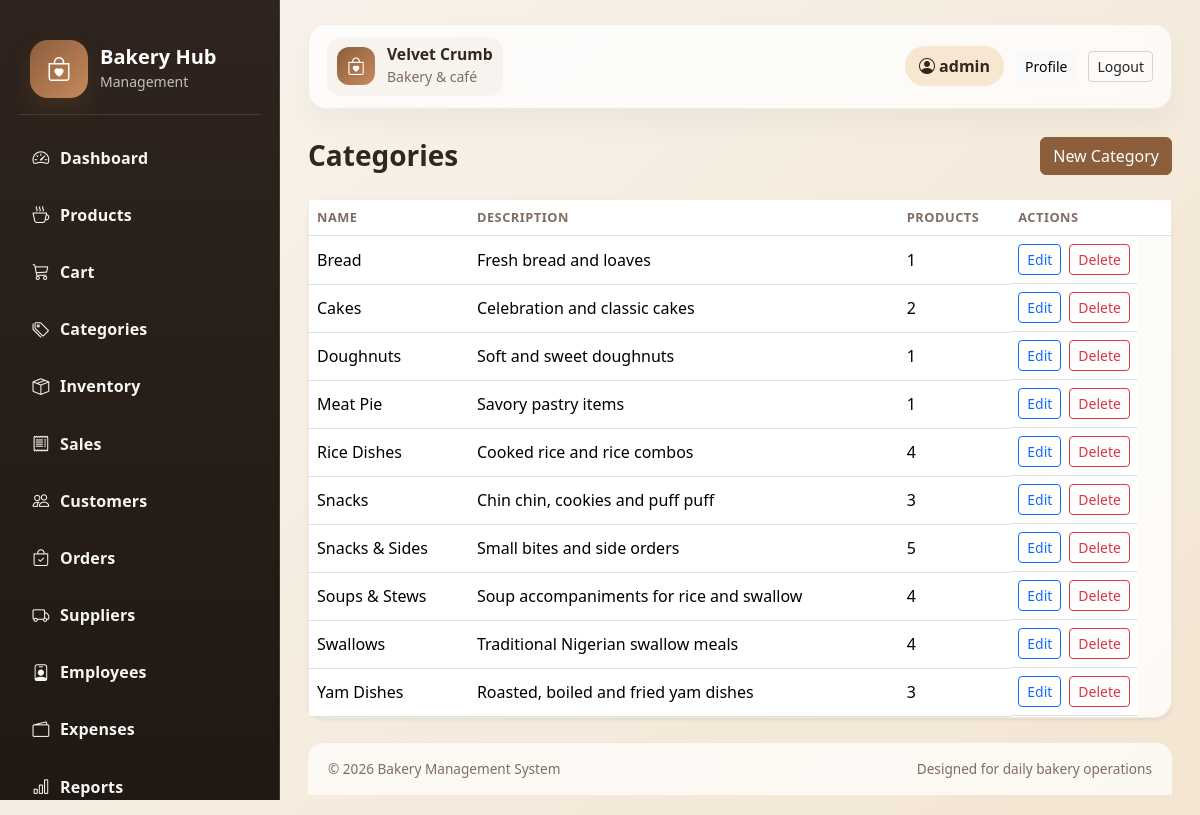
/products/categories/ (signed in), run on the app's committed database.
### products/models.py (models this page shows, shortened)
class Category(models.Model):
    name = models.CharField(max_length=100, unique=True)
    description = models.TextField(blank=True)
    created_at = models.DateTimeField(auto_now_add=True)
    class Meta:
        ordering = ('name',)

### products/views.py (the view)
# urls.py: path('categories/', views.category_list, name='category_list'),
@login_required
def category_list(request):
    categories = Category.objects.prefetch_related('products').all()
    return render(request, 'products/category_list.html', {'categories': categories})

### templates/products/category_list.html (shortened to what this page needs)
{% extends 'base.html' %}
{% block content %}
<div class="d-flex justify-content-between align-items-center mb-4">
    <h3 class="page-title mb-0">Categories</h3>
    <a href="{% url 'category_new' %}" class="btn btn-primary">New Category</a>
</div>
<div class="card shadow-sm">
    <div class="card-body p-0">
        <div class="table-responsive">
            <table class="table mb-0 align-middle">
                <thead>
                    <tr>
                        <th>Name</th>
                        <th>Description</th>
                        <th>Products</th>
                        <th>Actions</th>
                    </tr>
                </thead>
                <tbody>
                    {% for category in categories %}
                        <tr>
                            <td>{{ category.name }}</td>
                            <td>{{ category.description|default:'-' }}</td>
                            <td>{{ category.products.count }}</td>
                            <td class="table-action">
                                <a href="{% url 'category_edit' category.pk %}" class="btn btn-sm btn-outline-primary">Edit</a>
                                <a href="{% url 'category_delete' category.pk %}" class="btn btn-sm btn-outline-danger" onclick="return confirm('Delete this category?')">Delete</a>
                            </td>
                        </tr>
                    {% empty %}
                        <tr><td colspan="4" class="empty-state">No categories found.</td></tr>
                    {% endfor %}
                </tbody>
            </table>
        </div>
    </div>
</div>
{% endblock %}

### templates/base.html (shortened to what this page needs)
{% load static %}
<!DOCTYPE html>
<html lang="en">
<head>
    <link href="https://cdn.jsdelivr.net/npm/bootstrap@5.3.3/dist/css/bootstrap.min.css" rel="stylesheet">
    <link href="https://cdn.jsdelivr.net/npm/bootstrap-icons@1.11.3/font/bootstrap-icons.min.css" rel="stylesheet">
    <link rel="stylesheet" href="{% static 'css/style.css' %}">
</head>
<body>
    <div class="app-shell">
        <aside class="sidebar">
            <div class="brand-box">
                <div class="brand-icon"><i class="bi bi-bag-heart"></i></div>
                <div>
                    <h5>Bakery Hub</h5>
                    <small>Management</small>
                </div>
            </div>
            <nav class="nav flex-column menu-list">
                <a class="nav-link" href="{% url 'dashboard:index' %}"><i class="bi bi-speedometer2"></i> Dashboard</a>
                <a class="nav-link" href="{% url 'product_list' %}"><i class="bi bi-cup-hot"></i> Products</a>
                <a class="nav-link" href="{% url 'cart' %}"><i class="bi bi-cart3"></i> Cart</a>
                <a class="nav-link" href="{% url 'category_list' %}"><i class="bi bi-tags"></i> Categories</a>
                <a class="nav-link" href="{% url 'inventory_list' %}"><i class="bi bi-box-seam"></i> Inventory</a>
                <a class="nav-link" href="{% url 'sales_list' %}"><i class="bi bi-receipt"></i> Sales</a>
                <a class="nav-link" href="{% url 'customer_list' %}"><i class="bi bi-people"></i> Customers</a>
                <a class="nav-link" href="{% url 'order_list' %}"><i class="bi bi-bag-check"></i> Orders</a>
                <a class="nav-link" href="{% url 'supplier_list' %}"><i class="bi bi-truck"></i> Suppliers</a>
                <a class="nav-link" href="{% url 'employee_list' %}"><i class="bi bi-person-badge"></i> Employees</a>
                <a class="nav-link" href="{% url 'expense_list' %}"><i class="bi bi-wallet2"></i> Expenses</a>
                <a class="nav-link" href="{% url 'report_dashboard' %}"><i class="bi bi-bar-chart"></i> Reports</a>
            </nav>
        </aside>
        <main class="main-content">
            <header class="topbar">
                <div class="topbar-left">
                    <div class="brand-mini">
                        <span class="brand-mini-mark"><i class="bi bi-bag-heart"></i></span>
                        <div>
                            <strong>Velvet Crumb</strong>
                            <small>Bakery & café</small>
                        </div>
                    </div>
                </div>
                <div class="topbar-right">
                    {% if user.is_authenticated %}
                        <span class="user-pill"><i class="bi bi-person-circle"></i> {{ user.get_full_name|default:user.username }}</span>
                        <a class="btn btn-light btn-sm" href="{% url 'accounts:profile' %}">Profile</a>
                        <a class="btn btn-outline-dark btn-sm" href="{% url 'accounts:logout' %}">Logout</a>
                    {% else %}
                        <a class="btn btn-bakery-secondary btn-sm" href="{% url 'accounts:register' %}">Create account</a>
                        <a class="btn btn-dark btn-sm" href="{% url 'accounts:login' %}">Login</a>
                    {% endif %}
                </div>
            </header>
            <div class="page-content">
                {% block content %}{% endblock %}
            </div>
            <footer class="app-footer">
                <div>© 2026 Bakery Management System</div>
                <div>Designed for daily bakery operations</div>
            </footer>
        </main>
    </div>
</body>
</html>

### static/css/style.css (style rules this page uses)
:root { --bg: #f7f1e8; --card: #fffdfa; --primary: #8b5e3c; --primary-soft: #c8895c; --secondary: #f1d1b5; --dark: #32261d; --muted: #7f6d63; --success: #3d8b5c; --danger: #c94d4d; --warning: #f5c76d; --border: rgba(77, 56, 42, 0.08); }
body { margin: 0; background: linear-gradient(135deg, #f8f4ee 0%, #f3e5d1 100%); color: var(--dark); font-family: 'Segoe UI', sans-serif; }
.brand-icon { display: flex; align-items: center; justify-content: center; width: 58px; height: 58px; border-radius: 18px; background: linear-gradient(135deg, var(--primary), var(--primary-soft)); color: white; font-size: 1.5rem; box-shadow: 0 12px 24px rgba(139, 94, 60, 0.2); }
.app-shell { display: flex; min-height: 100vh; width: 100%; }
.sidebar { width: 280px; background: linear-gradient(180deg, #2e241d 0%, #201812 100%); color: white; padding: 24px 18px; position: sticky; top: 0; height: 100vh; overflow-y: auto; overflow-x: hidden; border-right: 1px solid rgba(255,255,255,0.12); scrollbar-width: thin; scrollbar-color: rgba(255,255,255,0.35) transparent; }
.brand-box { display: flex; align-items: center; gap: 12px; padding: 16px 12px; margin-bottom: 18px; border-bottom: 1px solid rgba(255,255,255,0.12); }
.brand-box h5 { margin: 0; font-weight: 700; }
.brand-box small { color: rgba(255,255,255,0.7); }
.menu-list { gap: 4px; }
.menu-list .nav-link { color: #fff; border-radius: 12px; padding: 12px 14px; margin-bottom: 4px; display: flex; align-items: center; gap: 10px; transition: 0.2s ease; font-weight: 600; letter-spacing: 0.01em; opacity: 0.96; }
.menu-list .nav-link i { font-size: 1.05rem; width: 18px; text-align: center; opacity: 1; }
.main-content { flex: 1; display: flex; flex-direction: column; min-height: 100vh; padding: 24px 28px 20px; }
.topbar { display: flex; align-items: center; justify-content: space-between; margin-bottom: 28px; padding: 12px 18px; border-radius: 18px; background: rgba(255,255,255,0.75); border: 1px solid var(--border); box-shadow: 0 14px 28px rgba(21, 17, 13, 0.04); flex-shrink: 0; backdrop-filter: blur(10px); }
.topbar-left, .topbar-right { display: flex; align-items: center; gap: 12px; }
.brand-mini { display: flex; align-items: center; gap: 12px; padding: 8px 10px; border-radius: 14px; background: rgba(139, 94, 60, 0.05); }
.brand-mini-mark { width: 38px; height: 38px; display: flex; align-items: center; justify-content: center; background: linear-gradient(135deg, var(--primary), var(--primary-soft)); color: white; border-radius: 12px; font-size: 1.1rem; }
.brand-mini strong { display: block; color: var(--dark); font-size: 0.98rem; line-height: 1.2; }
.brand-mini small { color: var(--muted); }
.user-pill { background: #f8e7d0; color: var(--dark); border-radius: 999px; padding: 8px 14px; font-weight: 600; }
.page-content { display: block; flex: 1 1 auto; }
.app-footer { margin-top: 24px; padding: 16px 20px; border-top: 1px solid var(--border); background: rgba(255,255,255,0.7); border-radius: 16px 16px 0 0; display: flex; justify-content: space-between; align-items: center; gap: 12px; color: var(--muted); font-size: 0.85rem; flex-shrink: 0; }
.card { border: 1px solid var(--border); border-radius: 18px; background: rgba(255,255,255,0.8); }
.table th { font-size: 0.8rem; text-transform: uppercase; color: var(--muted); letter-spacing: 0.04em; }
.btn-primary { background: var(--primary); border-color: var(--primary); }
.btn-outline-dark { border-color: rgba(0,0,0,0.15); }
.page-title { font-weight: 700; margin-bottom: 18px; }
.table-action { display: inline-flex; gap: 8px; }

### data on the page
Category: name "Bread", description "Fresh bread and loaves", products.count "1"
Category: name "Cakes", description "Celebration and classic cakes", products.count "2"
Category: name "Doughnuts", description "Soft and sweet doughnuts", products.count "1"
Category: name "Meat Pie", description "Savory pastry items", products.count "1"
Category: name "Rice Dishes", description "Cooked rice and rice combos", products.count "4"
Category: name "Snacks", description "Chin chin, cookies and puff puff", products.count "3"
Category: name "Snacks & Sides", description "Small bites and side orders", products.count "5"
Category: name "Soups & Stews", description "Soup accompaniments for rice and swallow", products.count "4"
Category: name "Swallows", description "Traditional Nigerian swallow meals", products.count "4"
Category: name "Yam Dishes", description "Roasted, boiled and fried yam dishes", products.count "3"

### other printed values
{{ user.get_full_name|default:user.username }} "admin"
